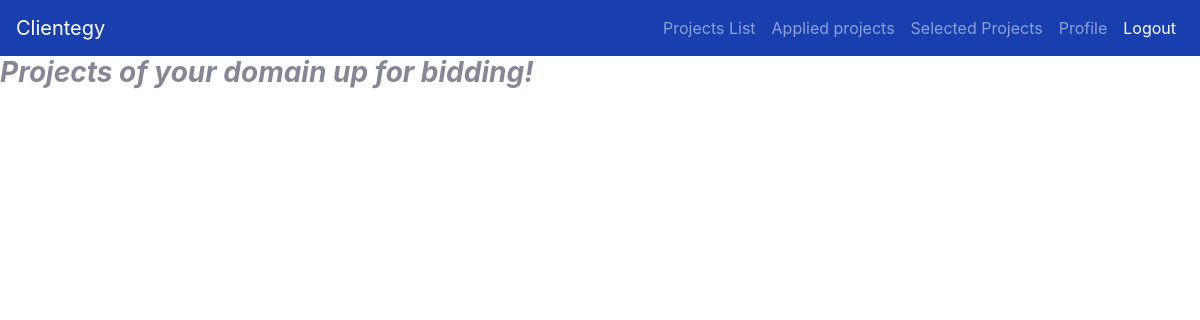
/view_all_projects_dev/1/, run on an earlier commit of the app's database.
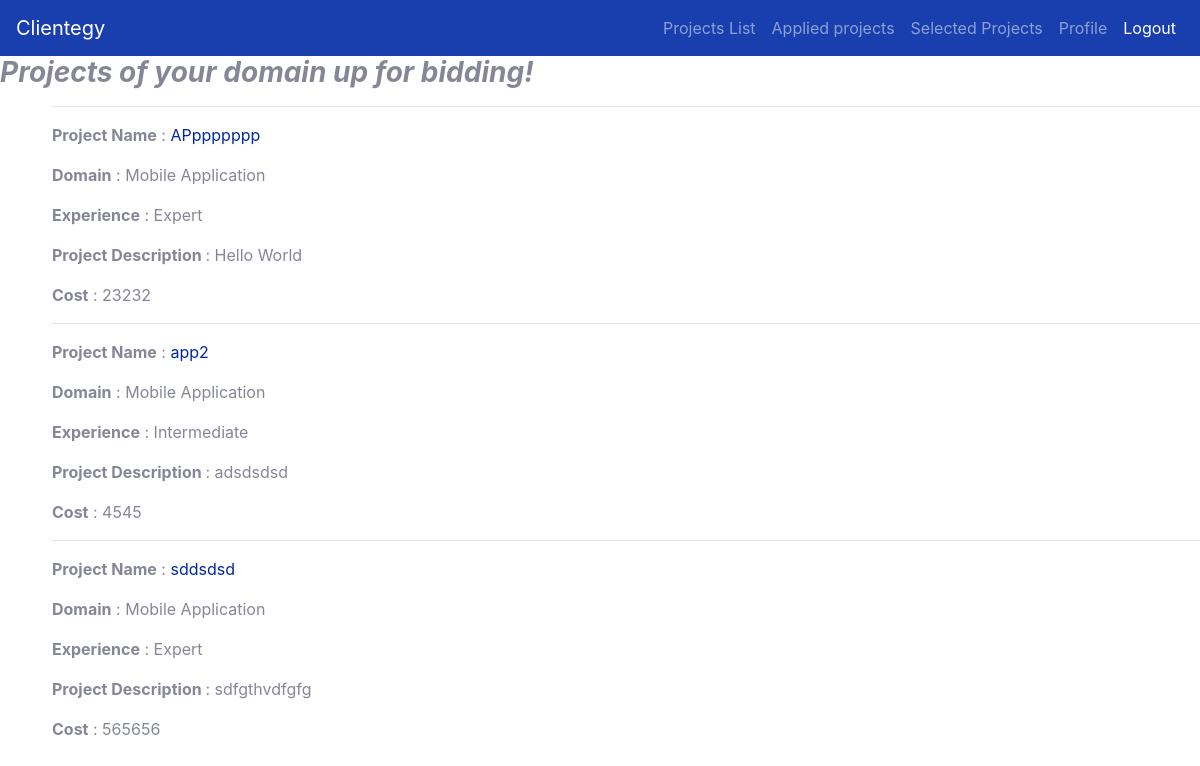
And on a later commit of the database.
### clientegy/models.py (models this page shows)
class Project(models.Model) :
    project_id = models.AutoField(primary_key= True)
    client_id=models.IntegerField(default=None)
    title = models.TextField()
    description = models.TextField()
    domain = models.TextField()
    lvl_exp = models.TextField()
    price_range = models.IntegerField()
    proj_selected_flag = models.BooleanField(default=False)

### clientegy/views.py (the view)
# urls.py: path('view_all_projects_dev/<int:dev_id>/',dev_posted_projects),
def dev_posted_projects(request,dev_id):
    devobj=Developer.objects.get(dev_id=dev_id)
    domain=devobj.service
    projectListObj=Project.objects.filter(domain=domain)
    return render(request,'view_all_projects.html',{'projects':projectListObj,'dev_id':dev_id})

### clientegy/templates/view_all_projects.html (shortened to what this page needs)
{% extends 'base_freelancer.html' %}
{% block body %}
<h3><i><b>Projects of your domain up for bidding!</i></b></h3>
{%for project in projects %}
<div class="edit" >
    <div>
      <div>
        <hr><p><b>Project Name</b> : <a href="/view_project_dev/{{dev_id}}&{{project.project_id}}/">{{project.title}}</a></p>
        <p><b>Domain</b> : {{project.domain}}</p>
        <p><b>Experience</b> : {{project.lvl_exp}}</p>
        <p><b>Project Description </b>: {{project.description}} </p>
        <b>Cost</b> : {{project.price_range}}</p>
      </div>
    </div>
  </div>
  {% endfor %}
  {% endblock %}

What changed in the data, as far as the page shows it:
added Project: title "APppppppp", domain "Mobile Application", lvl_exp "Expert", description "Hello World", price_range "23232"
added Project: title "app2", domain "Mobile Application", lvl_exp "Intermediate", description "adsdsdsd", price_range "4545"
added Project: title "sddsdsd", domain "Mobile Application", lvl_exp "Expert", description "sdfgthvdfgfg", price_range "565656"
